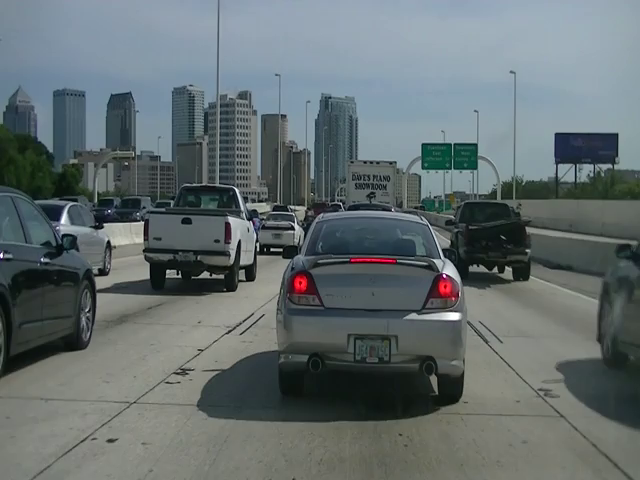
#> input picture frame 30 of videos/trafficSmall.mp4, 640 x 480 px
$ python main.py
#> lines starting #> are read from the running program, lines starting #| are printed output that depends on the picture

# OpenCV Python program to detect cars in video frame
# import libraries of python OpenCV
import numpy as np
import cv2

# capture frames from a video
# bgsMOG = cv2.BackgroundSubtractorMOG()
cap = cv2.VideoCapture('videos/trafficSmall.mp4')

# Trained XML classifiers describes some features of some object we want to detect
car_cascade = cv2.CascadeClassifier('data/cars.xml')
# hog = cv2.HOGDescriptor("data/vehicle_detector.yml")
ret, frame = cap.read()
#> frame is the input picture: shape (480, 640, 3); mean B, G, R 111.4, 110, 100

# loop runs if capturing has been initialized.
while(cap.isOpened()):
    # reads frames from a video
    ret, frame = cap.read()
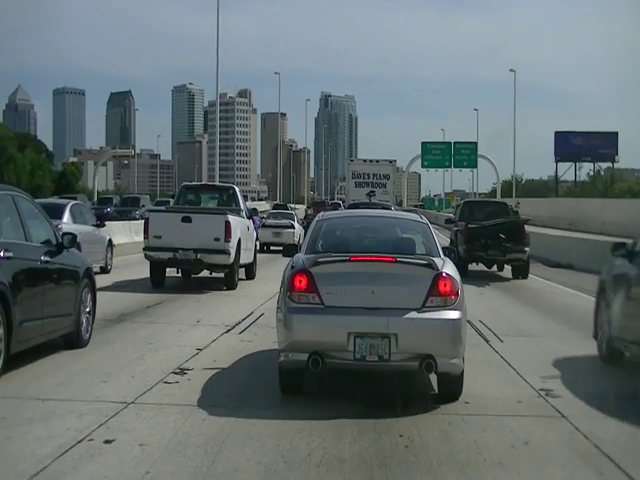
#> input picture frame 31 of videos/trafficSmall.mp4, 640 x 480 px
#> frame is the input picture: shape (480, 640, 3); mean B, G, R 111.2, 110.1, 100
    # cv2.imshow('Vehicle Detection Original', frame)
    # convert to gray scale of each frames
    gray = cv2.cvtColor(frame, cv2.COLOR_BGR2GRAY)
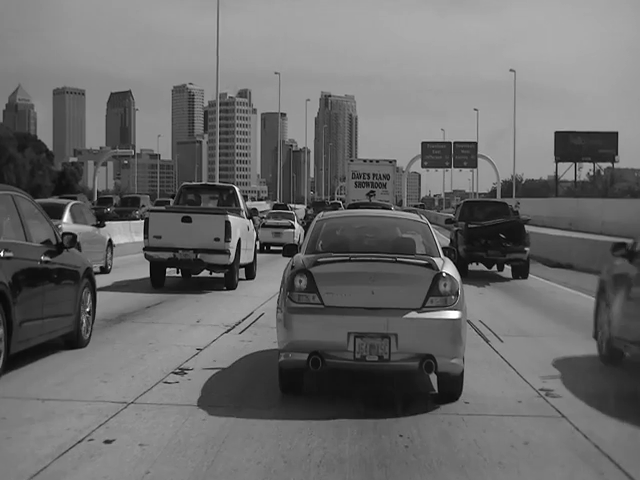
#> gray: shape (480, 640); min 0, max 255, mean 107.1
    # fgmask = bgsMOG.apply(frame)
    # cv2.imshow('Vehicle Detection', fgmask)
    # Detects cars of different sizes in the input image
    cars = car_cascade.detectMultiScale(gray, 1.5, 2)
#> cars = ()
    # To draw a rectangle in each cars
    for (x,y,w,h) in cars:
        cv2.rectangle(frame,(x,y),(x+w,y+h),(255,255,255),1, 4)

        # Display frames in a window
        cv2.imshow('Vehicle Detection', frame)
#> this loop made 0 passes

    # Wait for Esc key to stop
    if cv2.waitKey(33) == 27:
#> (key Esc is pressed here)
        break

cap.release;
# De-allocate any associated memory usage
cv2.destroyAllWindows()

$ run again, starting later in the video
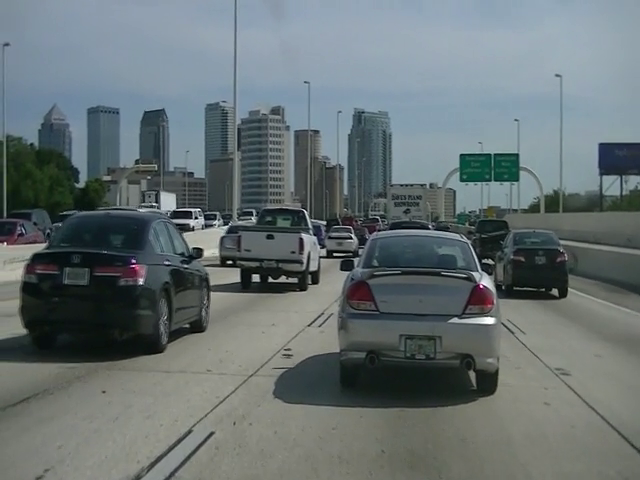
#> input picture frame 135 of videos/trafficSmall.mp4, 640 x 480 px
#> frame is the input picture: shape (480, 640, 3); mean B, G, R 115, 113.4, 103.3
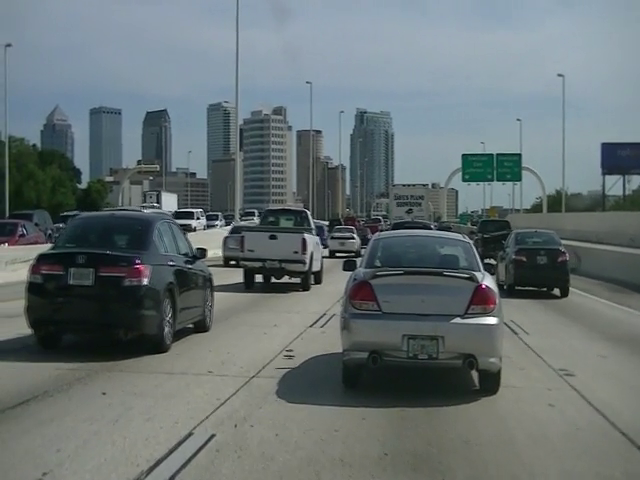
#> input picture frame 136 of videos/trafficSmall.mp4, 640 x 480 px
#> frame is the input picture: shape (480, 640, 3); mean B, G, R 114.8, 113.4, 103.1
#> cars = [[190, 185, 152, 152]]
#> the loop `for (x,y,w,h) in cars:` made 1 pass
#> pass 1, `cv2.imshow('Vehicle Detection', frame)`:
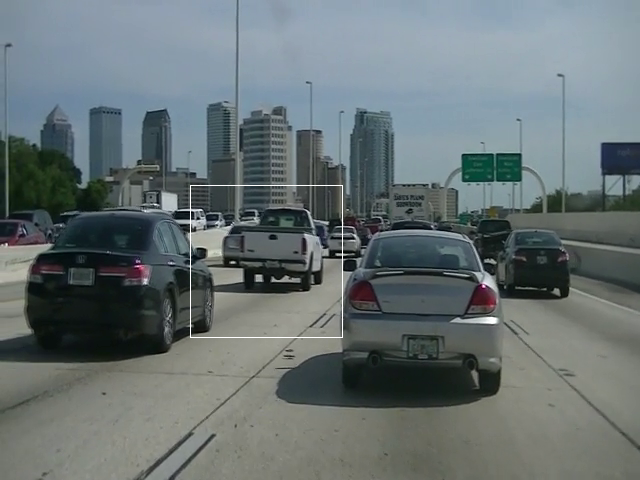
#> window 'Vehicle Detection': shape (480, 640, 3); mean B, G, R 115.1, 113.7, 103.4

$ run again, starting later in the video
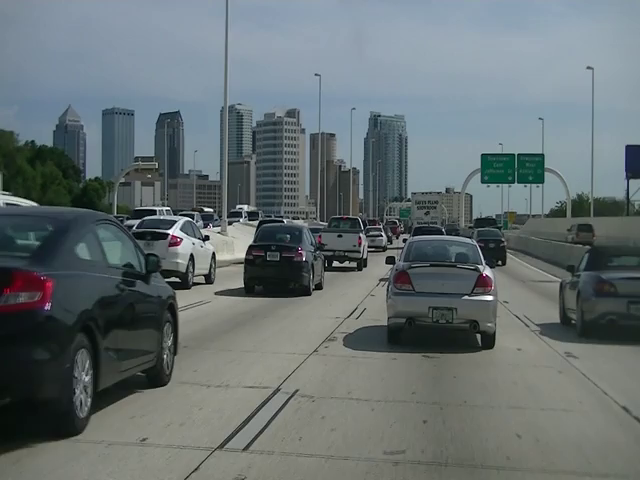
#> input picture frame 240 of videos/trafficSmall.mp4, 640 x 480 px
#> frame is the input picture: shape (480, 640, 3); mean B, G, R 114, 112.2, 102.4
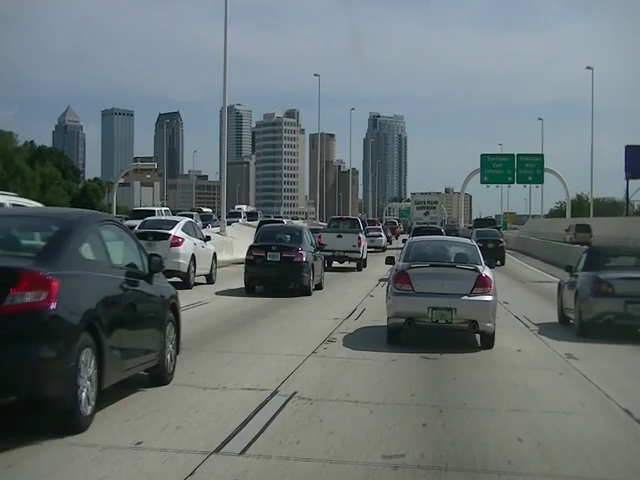
#> input picture frame 241 of videos/trafficSmall.mp4, 640 x 480 px
#> frame is the input picture: shape (480, 640, 3); mean B, G, R 114, 112.3, 102.5
#> cars = [[308, 194, 228, 228]]
#> the loop `for (x,y,w,h) in cars:` made 1 pass
#> pass 1, `cv2.imshow('Vehicle Detection', frame)`:
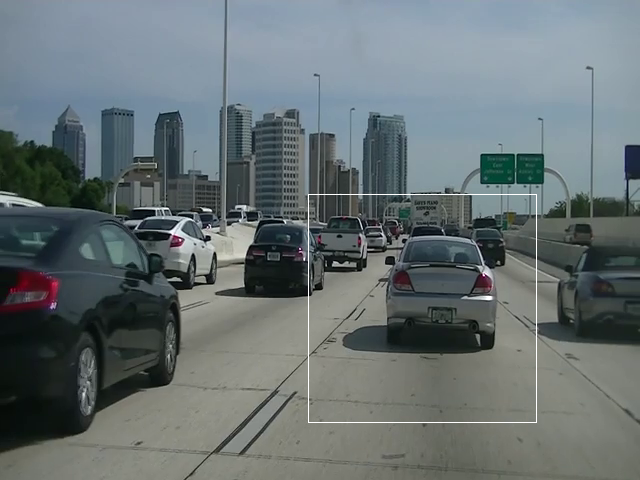
#> window 'Vehicle Detection': shape (480, 640, 3); mean B, G, R 114.4, 112.7, 102.9
